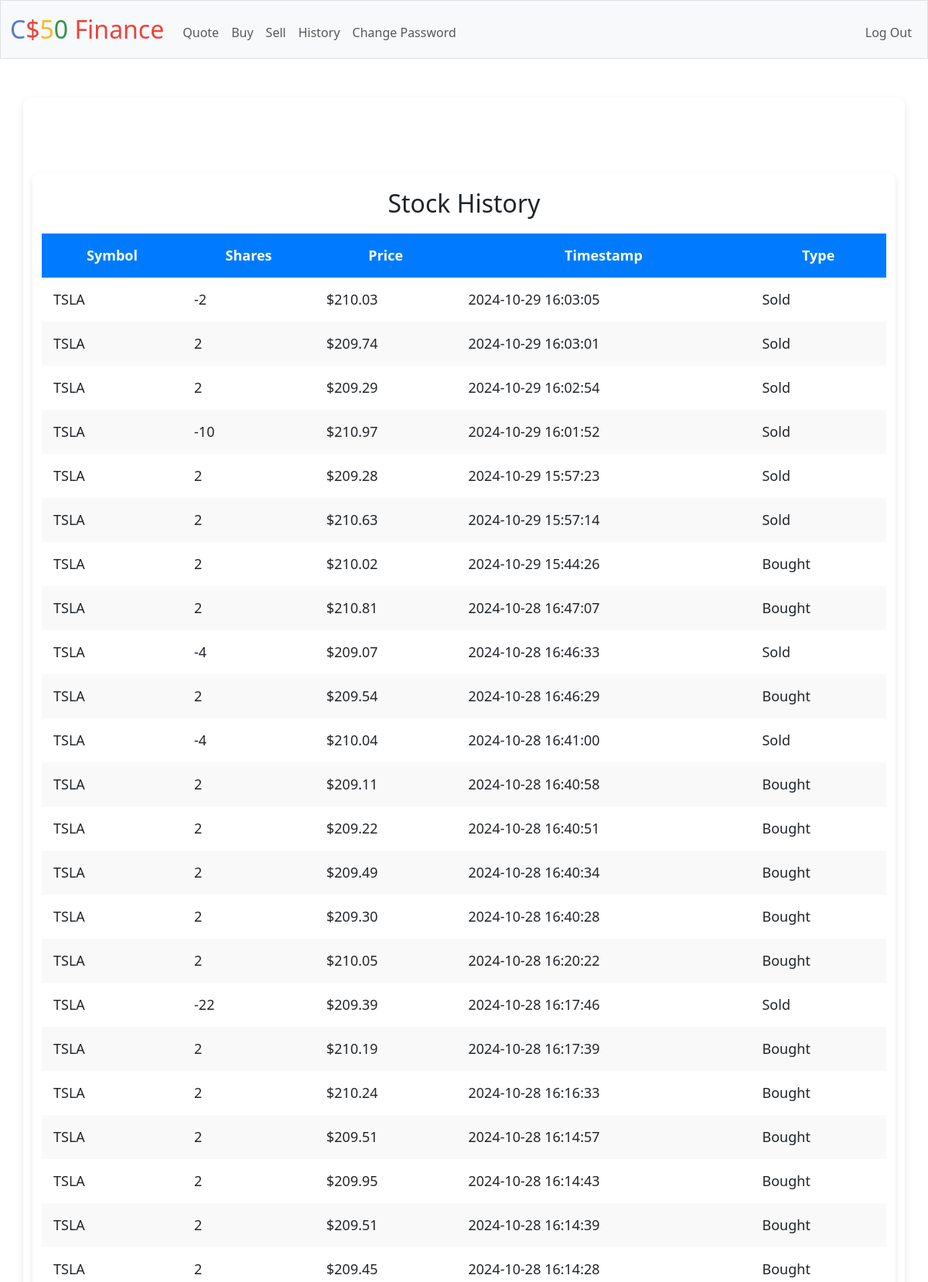
Screenshot of /history (signed in, upper part) with the database file from the repository.
### tables this page shows
CREATE TABLE purchases (
    id INTEGER PRIMARY KEY AUTOINCREMENT,
    user_id INTEGER NOT NULL,
    symbol TEXT NOT NULL,
    shares INTEGER NOT NULL,
    price NUMERIC NOT NULL,
    timestamp DATETIME NOT NULL, type TEXT,
    FOREIGN KEY(user_id) REFERENCES users(id)
);

### app.py (the view)
@app.route("/history")
@login_required
def history():
    user_id = session["user_id"]
    history = db.execute("SELECT symbol, shares, price, timestamp, type FROM purchases WHERE user_id = ? ORDER BY timestamp DESC",
                         user_id)
    return render_template("history.html", history=history)

### app.py (called while the page is built)
def usd(value):
    try:
        value = float(value)
    except (ValueError, TypeError):
        return "$0.00"  # Return a default value if conversion fails
    return f"${value:,.2f}"  # Format as USD

@app.context_processor
def inject_user_cash():
    if "user_id" in session:
        user_id = session["user_id"]
        user_cash = db.execute("SELECT cash FROM users WHERE id = ?", user_id)
        if user_cash:
            return {"user_cash": usd(user_cash[0]["cash"])}
    return {"user_cash": None}

@app.after_request
def after_request(response):
    response.headers["Cache-Control"] = "no-cache, no-store, must-revalidate"
    response.headers["Expires"] = 0
    response.headers["Pragma"] = "no-cache"
    return response

### helpers.py (called while the page is built)
def login_required(f):
    @wraps(f)
    def decorated_function(*args, **kwargs):
        if session.get("user_id") is None:
            return redirect("/login")
        return f(*args, **kwargs)
    return decorated_function

### templates/history.html (shortened to what this page needs)
{% extends "layout.html" %}
{% block main %}
    <div class="container">
        <h2>Stock History</h2>
        <table>
            <thead>
                <tr>
                    <th>Symbol</th>
                    <th>Shares</th>
                    <th>Price</th>
                    <th>Timestamp</th>
                    <th>Type</th>
                </tr>
            </thead>
            <tbody>
                {% for history in history %}
                    <tr>
                        <td>{{ history.symbol }}</td>
                        <td>{{ history.shares }}</td>
                        <td>${{ "%.2f" | format(history.price) }}</td>
                        <td>{{ history.timestamp }}</td>
                        <td>{{ "Bought" if history.type == "Bought" else "Sold" }}</td>
                    </tr>
                {% endfor %}
            </tbody>
        </table>
    </div>
{% endblock %}

### templates/layout.html (shortened to what this page needs)
<!DOCTYPE html>
<html lang="en">
<head>
    <link rel="stylesheet" href="{{ url_for('static', filename='finance.css') }}">
    <link href="https://cdn.jsdelivr.net/npm/bootstrap@5.3.3/dist/css/bootstrap.min.css" rel="stylesheet">
    <link href="/static/styles.css" rel="stylesheet">
</head>
<body>
    <nav class="bg-light border navbar navbar-expand-md navbar-light">
        <div class="container-fluid">
            <a class="navbar-brand" href="/"><span class="blue">C</span><span class="red">$</span><span class="yellow">5</span><span class="green">0</span> <span class="red">Finance</span></a>
            <div class="collapse navbar-collapse" id="navbar">
                {% if session["user_id"] %}
                    <ul class="navbar-nav me-auto mt-2">
                        <li class="nav-item"><a class="nav-link" href="/quote">Quote</a></li>
                        <li class="nav-item"><a class="nav-link" href="/buy">Buy</a></li>
                        <li class="nav-item"><a class="nav-link" href="/sell">Sell</a></li>
                        <li class="nav-item"><a class="nav-link" href="/history">History</a></li>
                        <li class="nav-item"><a class="nav-link" href="/change_password">Change Password</a></li>
                    </ul>
                    <ul class="navbar-nav ms-auto mt-2">
                        <li class="nav-item"><a class="nav-link" href="/logout">Log Out</a></li>
                    </ul>
                {% else %}
                    <ul class="navbar-nav ms-auto mt-2">
                        <li class="nav-item"><a class="nav-link" href="/register">Register</a></li>
                        <li class="nav-item"><a class="nav-link" href="/login">Log In</a></li>
                    </ul>
                {% endif %}
            </div>
        </div>
    </nav>
    <main class="container py-5 text-center">
        {% block main %}{% endblock %}
    </main>
</body>
</html>

### static/finance.css (style rules this page uses)
body { background-color: #f4f4f4; font-family: Arial, sans-serif; }
.container { max-width: 800px; margin: 50px auto; padding: 20px; background-color: white; box-shadow: 0 4px 10px rgba(0, 0, 0, 0.1); border-radius: 10px; }
h2 { color: #333; margin-bottom: 20px; text-align: center; }
table { width: 100%; border-collapse: collapse; margin-top: 20px; }
th, td { border: 1px solid #ddd; padding: 15px; text-align: left; font-size: 18px; }
th { background-color: #007bff; color: white; }
tr:nth-child(even) { background-color: #f9f9f9; }

### static/styles.css (style rules this page uses)
nav .navbar-brand { font-size: xx-large; }
nav .navbar-brand .blue { color: #537fbe; }
nav .navbar-brand .red { color: #ea433b; }
nav .navbar-brand .yellow { color: #f5b82e; }
nav .navbar-brand .green { color: #2e944b; }

### rows the page displays
purchases: symbol "TSLA", shares "-2", price "210.03", timestamp "2024-10-29 16:03:05", type "Sold"
purchases: symbol "TSLA", shares "2", price "209.74", timestamp "2024-10-29 16:03:01", type "Sold"
purchases: symbol "TSLA", shares "2", price "209.29", timestamp "2024-10-29 16:02:54", type "Sold"
purchases: symbol "TSLA", shares "-10", price "210.97", timestamp "2024-10-29 16:01:52", type "Sold"
purchases: symbol "TSLA", shares "2", price "209.28", timestamp "2024-10-29 15:57:23", type "Sold"
purchases: symbol "TSLA", shares "2", price "210.63", timestamp "2024-10-29 15:57:14", type "Sold"
purchases: symbol "TSLA", shares "2", price "210.02", timestamp "2024-10-29 15:44:26", type "Bought"
purchases: symbol "TSLA", shares "2", price "210.81", timestamp "2024-10-28 16:47:07", type "Bought"
purchases: symbol "TSLA", shares "-4", price "209.07", timestamp "2024-10-28 16:46:33", type "Sold"
purchases: symbol "TSLA", shares "2", price "209.54", timestamp "2024-10-28 16:46:29", type "Bought"
purchases: symbol "TSLA", shares "-4", price "210.04", timestamp "2024-10-28 16:41:00", type "Sold"
purchases: symbol "TSLA", shares "2", price "209.11", timestamp "2024-10-28 16:40:58", type "Bought"
purchases: symbol "TSLA", shares "2", price "209.22", timestamp "2024-10-28 16:40:51", type "Bought"
purchases: symbol "TSLA", shares "2", price "209.49", timestamp "2024-10-28 16:40:34", type "Bought"
purchases: symbol "TSLA", shares "2", price "209.30", timestamp "2024-10-28 16:40:28", type "Bought"
purchases: symbol "TSLA", shares "2", price "210.05", timestamp "2024-10-28 16:20:22", type "Bought"
purchases: symbol "TSLA", shares "-22", price "209.39", timestamp "2024-10-28 16:17:46", type "Sold"
purchases: symbol "TSLA", shares "2", price "210.19", timestamp "2024-10-28 16:17:39", type "Bought"
purchases: symbol "TSLA", shares "2", price "210.24", timestamp "2024-10-28 16:16:33", type "Bought"
purchases: symbol "TSLA", shares "2", price "209.51", timestamp "2024-10-28 16:14:57", type "Bought"
purchases: symbol "TSLA", shares "2", price "209.95", timestamp "2024-10-28 16:14:43", type "Bought"
purchases: symbol "TSLA", shares "2", price "209.51", timestamp "2024-10-28 16:14:39", type "Bought"
purchases: symbol "TSLA", shares "2", price "209.45", timestamp "2024-10-28 16:14:28", type "Bought"
